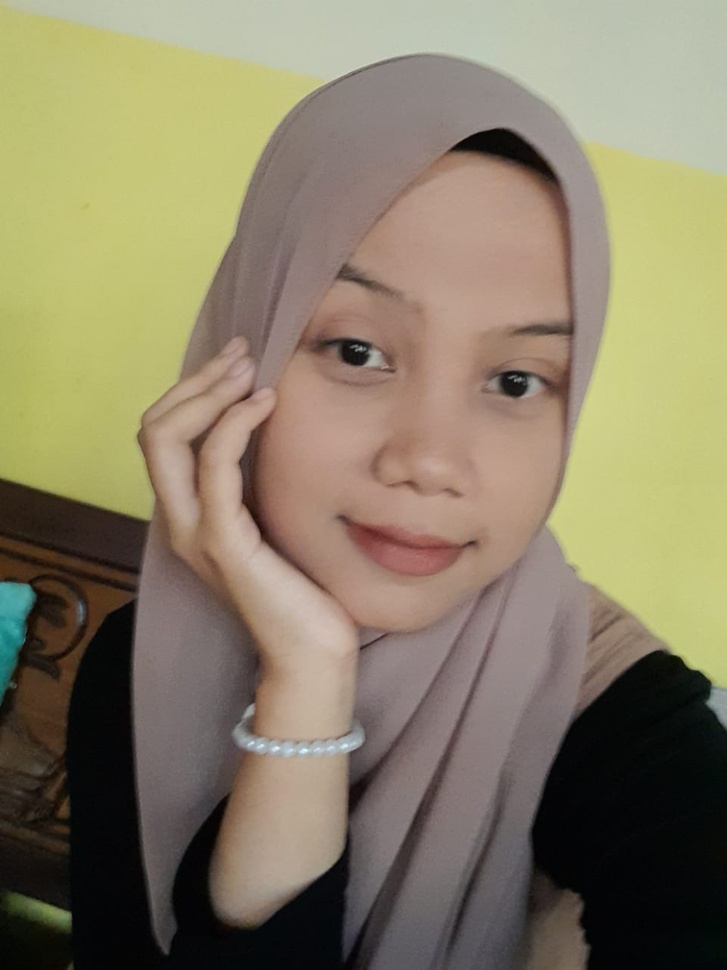
#> input picture rizky.jpeg, 727 x 970 px, shrunk from 960 x 1280 before the run
$ python nurmuafiqotur.py
#> lines starting #> are read from the running program, lines starting #| are printed output that depends on the picture
import matplotlib.pyplot as plt
import cv2
import numpy as np

fig, axs = plt.subplots(2,2, figsize=(10,10))
img = cv2.imread("rizky.jpeg")
#> img is the input picture: shape (970, 727, 3); mean B, G, R 102.1, 126.4, 136.3
img = cv2.cvtColor(img, cv2.COLOR_BGR2RGB)

hh, ww = img.shape[:2]
#> hh = 970; ww = 727
mask = np.zeros_like(img)
mask = cv2.circle(mask, (hh//2,ww//2), 100, 255, -1)

axs[0][0].imshow(img)
axs[0][0].set_title("gambar 1")
axs[0][1].imshow(cv2.Canny(img, 127, 255), cmap='gray')
axs[0][1].set_title("gambar 2")
axs[1][0].imshow(cv2.GaussianBlur(img, (45,45), 0))
axs[1][0].set_title("gambar 3")

plt.show()
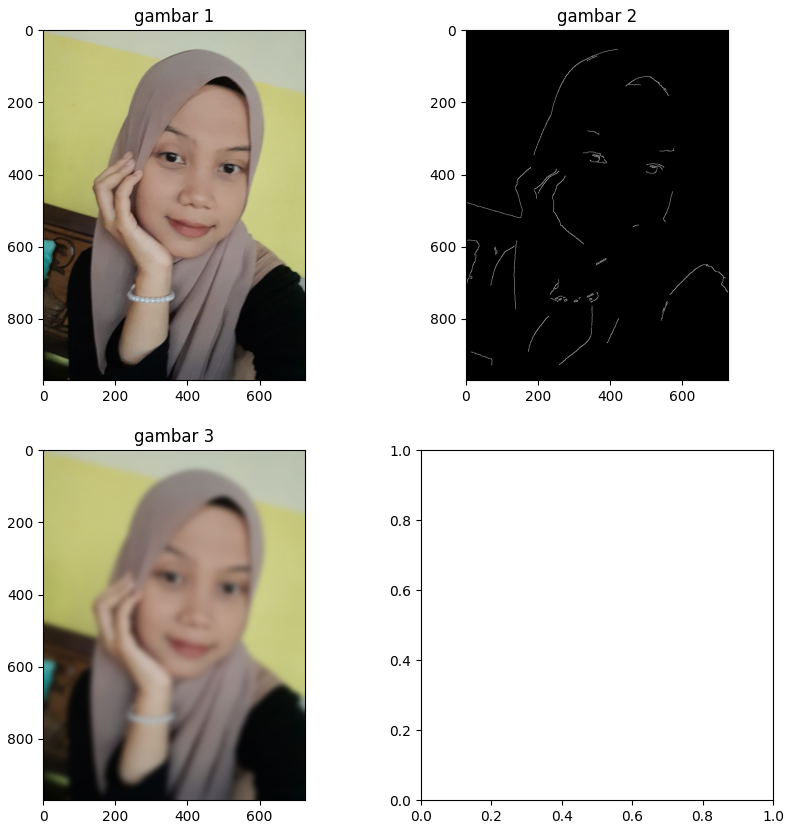
#> figure drawn by matplotlib, 3 panels
